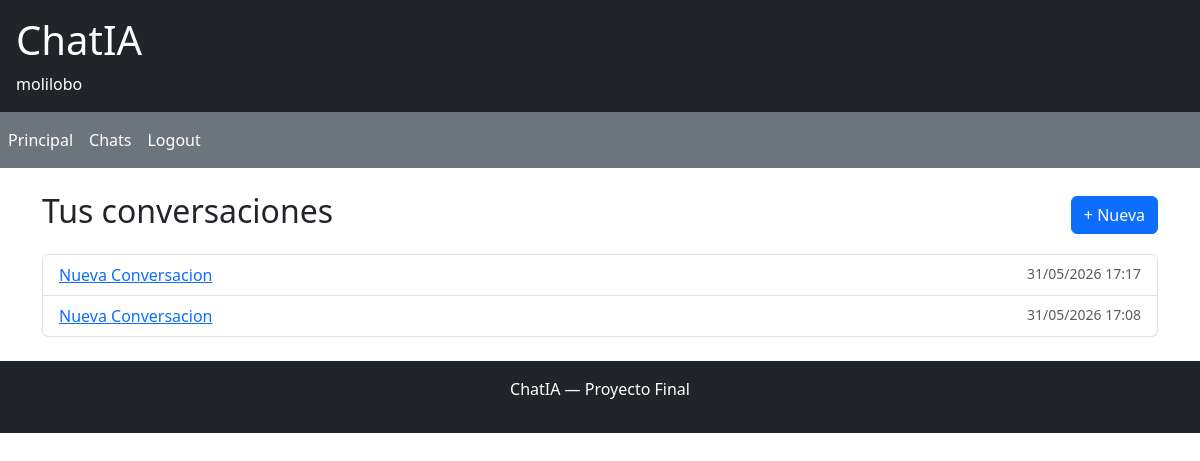
Page /chat/ (signed in) on the committed database.
### chat/models.py (models this page shows, shortened)
class Conversacion(models.Model):
        usuario = models.ForeignKey(User, on_delete=models.CASCADE)
        titulo  = models.CharField(max_length=100)
        creada = models.DateTimeField(auto_now_add=True)

### chat/views.py (the view)
# urls.py: path('chat/',views.chat_home,name='chat_home'),
@login_required
def chat_home(request):
    conversaciones= Conversacion.objects.filter(
        usuario=request.user
    ).order_by('-creada')
    return render(request,"chat/chat_home.html",{
        'conversaciones':conversaciones
    })

### chat/templates/chat/chat_home.html (shortened to what this page needs)
{% extends "chat/base.html" %}
{% block content %}
<div class="d-flex justify-content-between align-items-center mb-3">
    <h2>Tus conversaciones</h2>
    <a href="/chat/nueva/" class="btn btn-primary">+ Nueva</a>
</div>
{% if conversaciones %}
    <ul class="list-group">
    {% for conv in conversaciones %}
        <li class="list-group-item d-flex justify-content-between">
            <a href="/chat/{{ conv.id }}/">{{ conv.titulo }}</a>
            <small class="text-muted">{{ conv.creada|date:"d/m/Y H:i" }}</small>
        </li>
    {% endfor %}
    </ul>
{% else %}
    <p class="text-muted">No tienes conversaciones aún. ¡Crea una!</p>
{% endif %}
{% endblock %}

### chat/templates/chat/base.html (shortened to what this page needs)
<!DOCTYPE html>
<html lang="es">
<head>
    <link href="https://cdn.jsdelivr.net/npm/bootstrap@5.3.0/dist/css/bootstrap.min.css" rel="stylesheet">
</head>
<body>
<header class="bg-dark text-white p-3">
    <a href="/" class="text-white text-decoration-none"><h1>ChatIA</h1></a>
    {% if user.is_authenticated %}
        <span>{{ user.username }}</span>
    {% endif %}
</header>
<nav class="navbar navbar-expand bg-secondary">
    <ul class="navbar-nav">
        <li class="nav-item"><a class="nav-link text-white" href="/">Principal</a></li>
        <li class="nav-item"><a class="nav-link text-white" href="/chat/">Chats</a></li>
        <li class="nav-item"><a class="nav-link text-white" href="/logout/">Logout</a></li>
    </ul>
</nav>
<main class="container mt-4">
    {% block content %}
    {% endblock %}
</main>
<footer class="bg-dark text-white text-center p-3 mt-4">
    <p>ChatIA — Proyecto Final</p>
</footer>
</body>
</html>

### rows in the picture
Conversacion: titulo "Nueva Conversacion", creada "31/05/2026 17:17"
Conversacion: titulo "Nueva Conversacion", creada "31/05/2026 17:08"

### other values in the picture
{{ user.username }} "molilobo"
